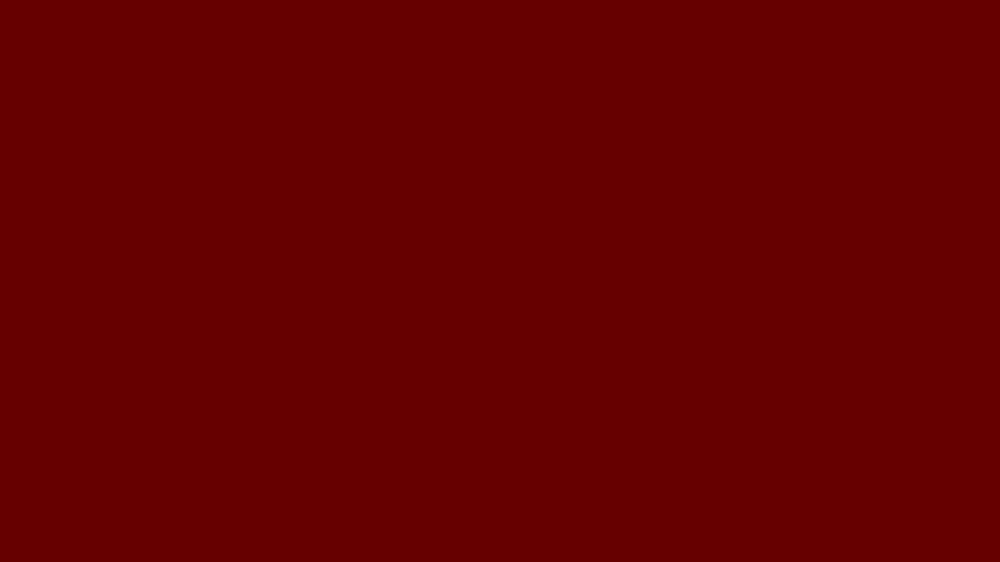
#> input picture src/step1_original.jpg, 1000 x 562 px, shrunk from 1920 x 1080 before the run
$ python image_colours.py step1_original.jpg
#> lines starting #> are read from the running program, lines starting #| are printed output that depends on the picture
#!/usr/bin/env python
# adapted from realpython.com:
# https://realpython.com/python-opencv-color-spaces/

import argparse
import cv2
import matplotlib.pyplot as plt
from matplotlib import colors
import numpy as np
import os

cli = argparse.ArgumentParser(description="Obtain pixel colours from an image")

cli.add_argument("Path", metavar="path", type=str, help="Path to the image file")

args = cli.parse_args()

img = cv2.imread(args.Path)
#> img is the input picture: shape (562, 1000, 3); mean B, G, R 0, 0, 102
img = cv2.cvtColor(img, cv2.COLOR_BGR2RGB)

if os.path.getsize(args.Path) > 100000:
    msg = """
    This image is quite big, so it might take some time to process.
    Consider cropping it down a bit to make things faster...
    """
    print(msg)

print("Processing the image, a plot will appear shortly...")

pixel_colors = img.reshape((np.shape(img)[0]*np.shape(img)[1], 3))
norm = colors.Normalize(vmin=-1.,vmax=1.)
norm.autoscale(pixel_colors)
pixel_colors = norm(pixel_colors).tolist()
#> pixel_colors = 562000 items

hsv = cv2.cvtColor(img, cv2.COLOR_RGB2HSV)
#> hsv: shape (562, 1000, 3); mean H, S, V 0, 255, 102

h, s, v = cv2.split(hsv)
#> h: shape (562, 1000); every value is 0
#> s: shape (562, 1000); every value is 255
#> v: shape (562, 1000); every value is 102
fig = plt.figure()
ax = fig.add_subplot(1, 1, 1)
ax.scatter(h.flatten(), s.flatten(), facecolors=pixel_colors, marker=".")
ax.set_xlabel("Hue")
ax.set_ylabel("Saturation")
ax.grid(True)
plt.show()
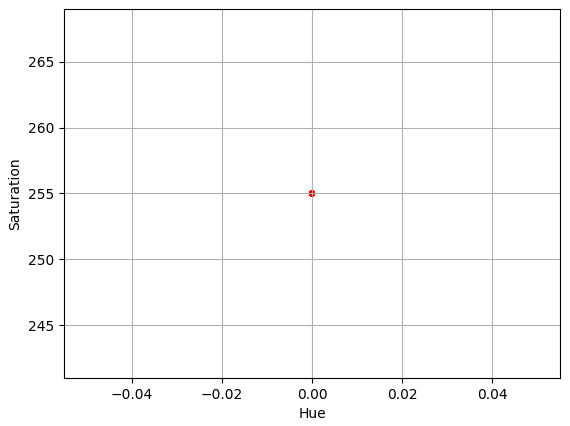
#> figure drawn by matplotlib, 1 panel
